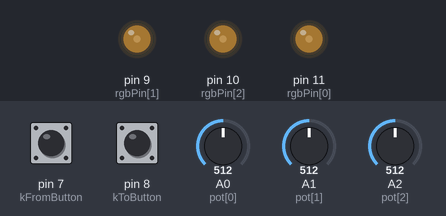
This sketch was run on a simulated Arduino Uno, built with avr-gcc and run on an emulated ATmega328P. Shown: output pins drawn as LEDs (lit = HIGH). The test bench sets the inputs (shaded band); at power-on: pin 7 (kFromButton) HIGH, pin 8 (kToButton) HIGH, A0 (pot[0]) = 512, A1 (pot[1]) = 512, A2 (pot[2]) = 512.

Above: at 1.23 s.
1.3 s: pin 7 (kFromButton) pulled LOW for 0.15 s
At 1.82 s:
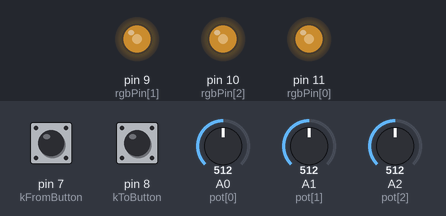
4.3 s: pin 8 (kToButton) pulled LOW for 0.15 s
At 4.36 s:
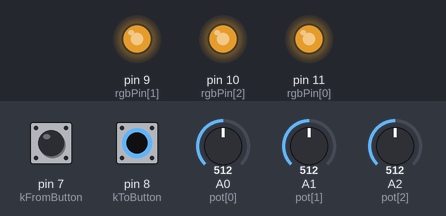
Timing chart, 0 to 7.3 s (numbered marks = the images above; inputs shaded):
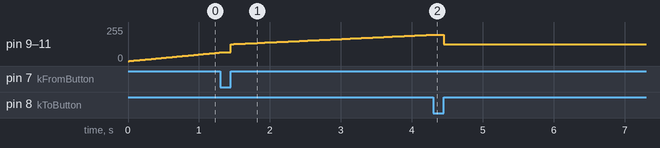

The sketch:

3_3_sketch.ino
```cpp
const int kFromButton = 7;
const int kToButton = 8;
const int pot[3] = {A0, A1, A2};
const int rgbPin[3] = {11, 9, 10};
bool firstTime = true;

void setup() {
  pinMode(kFromButton, INPUT);
  digitalWrite(kFromButton, HIGH);
  pinMode(kToButton, INPUT);
  digitalWrite(kToButton, HIGH);
  for (int i = 0; i < 3; i++) {
    pinMode(rgbPin[i], OUTPUT);
  }
  Serial.begin(9600);
}

int fromRGB[3] = {0, 0, 0};
int toRGB[3] = {255, 255, 255};
int inc[3] = {1, 1, 1};
int intpltVal[3] = {0, 0, 0}; // 0-100

void loop() {
  if(digitalRead(kFromButton) == LOW) {
    for (int i = 0; i < 3; i++) {
      fromRGB[i] = map(analogRead(pot[i]), 0, 1023, 0, 255);
      firstTime = true;
    }
  } else if(digitalRead(kToButton) == LOW) {
    for (int i = 0; i < 3; i++) {
      toRGB[i] = map(analogRead(pot[i]), 0, 1023, 0, 255);
      firstTime = true;
    }
  } else {
    if (firstTime) {
      for (int i = 0; i < 3; i++) {
        if (fromRGB[i] < toRGB[i]) {
          inc[i] = 1;
          intpltVal[i] = 0;
        } else {
          inc[i] = -1;
          intpltVal[i] = 100;
        }
      }
      firstTime = false;
    }

    for (int i = 0; i < 3; i++) {
      int val = map(intpltVal[i], 0, 500, fromRGB[i], toRGB[i]);
      analogWrite(rgbPin[i], val);
      intpltVal[i] += inc[i];
      if (intpltVal[i] > 500) {
        intpltVal[i] = 500;
        inc[i] = -1;
      } else if (intpltVal[i] < 0) {
        intpltVal[i] = 0;
        inc[i] = 1;
      }
    }

    delay(10);
  }
}
```
